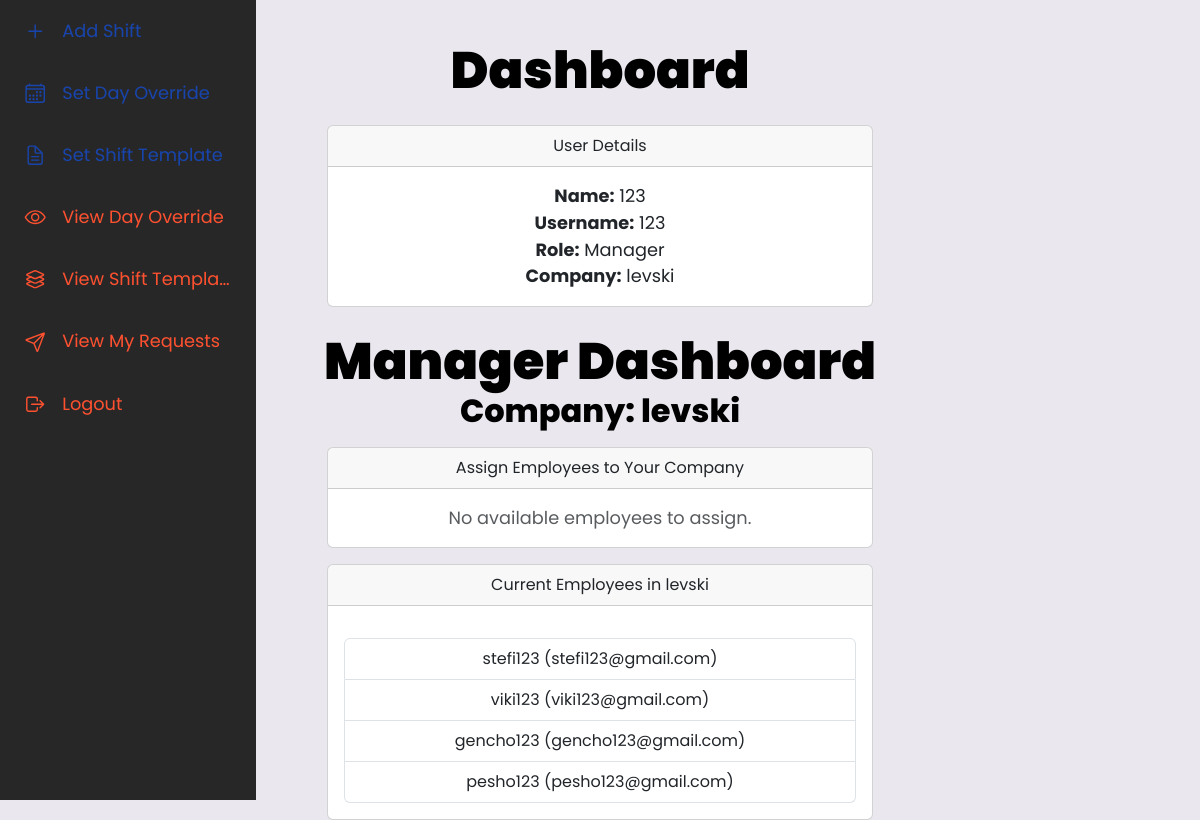
The page /dashboard (signed in) on the database as committed earlier.
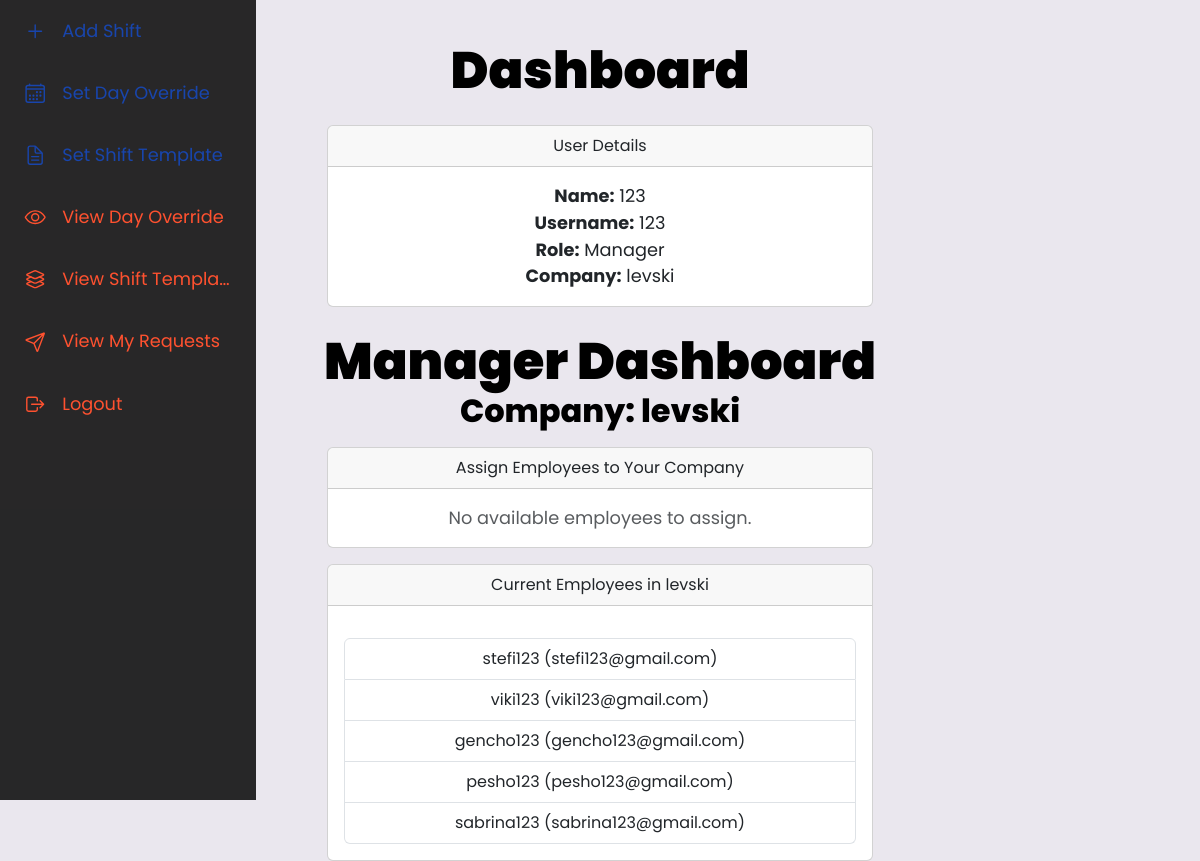
The same page on the database as committed later.
### app.py (models this page shows, shortened)
class Users(db.Model, UserMixin):
    __tablename__ = 'users'
    id = db.Column(db.Integer, primary_key=True)
    username = db.Column(db.String(20), nullable=False, unique=True)
    name = db.Column(db.String(200), nullable=False)
    email = db.Column(db.String(120), nullable=False, unique=True)
    password_hash = db.Column(db.String(128))
    role = db.Column(db.String(20), nullable=False, default='employee')
    _skill = db.Column("skill", db.String(200), nullable=True)  # Internal column for skill
    company_id = db.Column(db.Integer, db.ForeignKey('company.id'), nullable=True)  # Explicit Foreign Key
    company = db.relationship('Company', backref='employees', foreign_keys=[company_id])  # Explicitly set FK
    @property
    def skill(self):
        return self._skill
    @skill.setter
    def skill(self, value):
        if value:
            self._skill = value.capitalize()  # Capitalize the first letter
        else:
            self._skill = value
    @property
    def password(self):
        raise AttributeError('password is not a readable attribute')

class Company(db.Model):
    __tablename__ = 'company'
    id = db.Column(db.Integer, primary_key=True)
    name = db.Column(db.String(200), nullable=False, unique=True)
    manager_id = db.Column(db.Integer, db.ForeignKey('users.id'), nullable=False)
    manager = db.relationship('Users', backref='managed_company', foreign_keys=[manager_id])

### app.py (the view, shortened to what this page needs)
@app.route('/dashboard', methods=['GET', 'POST'])
@login_required
def dashboard():
    company = None
    employees = []
    if current_user.role == 'manager':
        company = Company.query.filter_by(manager_id=current_user.id).first()
        employees = Users.query.filter_by(company_id=None, role='employee').all()
    elif current_user.role == 'employee':
        company = Company.query.get(current_user.company_id)
    return render_template('dashboard.html', company=company, employees=employees)

### app.py (called while the page is built)
@login_manager.user_loader
def load_user(user_id):
	return Users.query.get(int(user_id))

### templates/dashboard.html (shortened to what this page needs)
{% extends 'base.html' %}
{% block content %}
<div class="container animate__animated animate__fadeIn" style="text-align: center; position: relative; z-index: 1;">
    <h2>Dashboard</h2>
    <br/>
    <div class="card user-details" style="width: 50%; margin: 0 auto;">
        <div class="card-header">User Details</div>
        <div class="card-body">
            <p><strong>Name:</strong> {{ current_user.name }}</p>
            <p><strong>Username:</strong> {{ current_user.username }}</p>
            <p><strong>Role:</strong> {{ current_user.role.capitalize() }}</p>
            {% if current_user.role == 'manager' %}
                <p><strong>Company:</strong> {{ company.name if company else "None" }}</p>
            {% elif current_user.role == 'employee' %}
                <p><strong>Company:</strong> {{ current_user.company.name if current_user.company else "None" }}</p>
            {% endif %}
        </div>
    </div>
    {% if current_user.role == 'manager' %}
        <h2 class="mt-4">Manager Dashboard</h2>
        {% if not company %}
            <div class="card mt-4" style="width: 50%; margin: 0 auto;">
                <div class="card-header">Create a Company</div>
                <div class="card-body">
                    <form method="POST">
                        <div class="mb-3">
                            <label for="company_name" class="form-label">Company Name:</label>
                            <input type="text" id="company_name" name="company_name" class="form-control" required>
                        </div>
                        <button type="submit" class="btn btn-primary">Create Company</button>
                    </form>
                </div>
            </div>
        {% else %}
            <h3>Company: {{ company.name }}</h3>
            <div class="card mt-3" style="width: 50%; margin: 0 auto;">
                <div class="card-header">Assign Employees to Your Company</div>
                <div class="card-body">
                    {% if employees %}
                        <form method="POST">
                            <label for="employee_id">Select Employee:</label>
                            <select name="employee_id" class="form-select">
                                {% for employee in employees %}
                                    <option value="{{ employee.id }}">{{ employee.name }}</option>
                                {% endfor %}
                            </select>
                            <button type="submit" class="btn btn-success mt-2">Add Employee</button>
                        </form>
                    {% else %}
                        <p class="text-muted">No available employees to assign.</p>
                    {% endif %}
                </div>
            </div>
            <div class="card mt-3" style="width: 50%; margin: 0 auto;">
                <div class="card-header">Current Employees in {{ company.name }}</div>
                <div class="card-body">
                    {% if company.employees %}
                        <ul class="list-group">
                            {% for employee in company.employees %}
                                <li class="list-group-item">{{ employee.name }} ({{ employee.email }})</li>
                            {% endfor %}
                        </ul>
                    {% else %}
                        <p class="text-muted">No employees assigned yet.</p>
                    {% endif %}
                </div>
            </div>
        {% endif %}
    {% endif %}
</div>
{% endblock %}

### templates/base.html (shortened to what this page needs)
<!doctype html>
<html lang="en">
  <head>
    <link href="https://cdn.jsdelivr.net/npm/bootstrap@5.3.3/dist/css/bootstrap.min.css" rel="stylesheet">
    <link rel="stylesheet" href="{{ url_for('static', filename='css/styles.css') }}">
    <link rel="stylesheet" href="https://cdnjs.cloudflare.com/ajax/libs/animate.css/4.1.1/animate.min.css">
    <link rel="stylesheet" href="{{ url_for('static', filename='css/animations.css') }}">
  </head>
  <body>
    {% include 'navbar.html' %}
  	<br/>
  	<div class="container mt-3">
        <div class="row">
            <div class="col-md-12">
                {% block content %}
                {% endblock %}
            </div>
        </div>
    </div>
  </body>
</html>

### templates/navbar.html (shortened to what this page needs)
<!DOCTYPE html>
<html lang="en" >
<head>
<link rel='stylesheet' href='https://fonts.googleapis.com/css2?family=Material+Icons+Round'><link rel="stylesheet" href="{{ url_for('static', filename='css/style.css') }}">
</head>
<body>
<nav id="navbar" style="background: rgba(0, 0, 0, 0.83);">
  <ul class="navbar-items flexbox-col">
    {% if request.endpoint != 'add_shift' %}
    <li class="navbar-item flexbox-left">
      <a class="navbar-item-inner flexbox-left" href="{{ url_for('add_shift') }}">
        <div class="navbar-item-inner-icon-wrapper flexbox">
          <ion-icon name="add-outline" style="color: #1845ad;"></ion-icon>
        </div>
        <span class="link-text" style="color: #1845ad;">Add Shift</span>
      </a>
    </li>
    {% endif %}
    {% if request.endpoint != 'set_day_override' %}
    <li class="navbar-item flexbox-left">
      <a class="navbar-item-inner flexbox-left" href="{{ url_for('set_day_override') }}">
        <div class="navbar-item-inner-icon-wrapper flexbox">
          <ion-icon name="calendar-outline" style="color: #1845ad;"></ion-icon>
        </div>
        <span class="link-text" style="color: #1845ad;">Set Day Override</span>
      </a>
    </li>
    {% endif %}
    {% if request.endpoint != 'set_shift_template' %}
    <li class="navbar-item flexbox-left">
      <a class="navbar-item-inner flexbox-left" href="{{ url_for('set_shift_template') }}">
        <div class="navbar-item-inner-icon-wrapper flexbox">
          <ion-icon name="document-text-outline" style="color: #1845ad;"></ion-icon>
        </div>
        <span class="link-text" style="color: #1845ad;">Set Shift Template</span>
      </a>
    </li>
    {% endif %}
    {% if request.endpoint != 'view_day_overrides' %}
    <li class="navbar-item flexbox-left">
      <a class="navbar-item-inner flexbox-left" href="{{ url_for('view_day_overrides') }}">
        <div class="navbar-item-inner-icon-wrapper flexbox">
          <ion-icon name="eye-outline" style="color: #ff512f;"></ion-icon>
        </div>
        <span class="link-text" style="color: #ff512f;">View Day Override</span>
      </a>
    </li>
    {% endif %}
    {% if request.endpoint != 'view_shift_templates' %}
    <li class="navbar-item flexbox-left">
      <a class="navbar-item-inner flexbox-left" href="{{ url_for('view_shift_templates') }}">
        <div class="navbar-item-inner-icon-wrapper flexbox">
          <ion-icon name="layers-outline" style="color: #ff512f;"></ion-icon>
        </div>
        <span class="link-text" style="color: #ff512f;">View Shift Template</span>
      </a>
    </li>
    {% endif %}
    {% if request.endpoint != 'requests' %}
    <li class="navbar-item flexbox-left">
      <a class="navbar-item-inner flexbox-left" href="{{ url_for('requests') }}">
        <div class="navbar-item-inner-icon-wrapper flexbox">
          <ion-icon name="paper-plane-outline" style="color: #ff512f;"></ion-icon>
        </div>
        <span class="link-text" style="color: #ff512f;">View My Requests</span>
      </a>
    </li>
    {% endif %}
  </ul>
  <ul class="navbar-items flexbox-col">
    <li class="navbar-item flexbox-left">
      {% if current_user.is_authenticated %}
      <a class="navbar-item-inner flexbox-left" href="{{ url_for('logout') }}">
        <div class="navbar-item-inner-icon-wrapper flexbox">
          <ion-icon name="log-out-outline" style="color: #ff512f;"></ion-icon>
        </div>
        <span class="link-text" style="color: #ff512f;">Logout</span>
      </a>
      {% endif %}
    </li>
  </ul>
</nav>
</body>
</html>

### static/css/styles.css (style rules this page uses)
body, html { height: 100%; margin: 0; font-family: Arial, Helvetica, sans-serif; overflow: hidden; }

### static/css/style.css (style rules this page uses)
:root { --primary: 237, 94%, 81%; --background: 266, 16%, 92%; --background-secondary: 256, 12%, 12%; --background-secondary-dark: 256, 10%, 10%; --background-secondary-light: 257, 11%, 16%; --text-primary: 0, 0%, 0%; --black: 0, 0%, 0%; --white: 0, 0%, 100%; --quite-gray: 0, 0%, 50%; --grooble: 10, 28%, 93%; --heading-large: 5.6rem; --heading-medium: 3.6rem; --heading-small: 2.4rem; --paragraph: 1.11rem; --navbar-buttons: 2.4rem; --transition-main: .175, .685, .32; --font-main: "Poppins"; }
*, *::before, *::after { box-sizing: inherit; }
html, body { margin: 0; width: 100%; color: hsl(var(--text-primary)); font-family: var(--font-main); background-color: hsl(var(--background)); -webkit-font-smoothing: antialiased; scroll-behavior: smooth; box-sizing: border-box; }
h1, h2, h3, h4, h5, h6 { margin: 0; }
h2 { font-size: var(--heading-medium); }
h3 { font-size: var(--heading-small); }
h1, h2 { font-weight: 900; }
h3, h4, h5, h6 { font-weight: 800; }
p { margin: 0; font-size: var(--paragraph); }
a { color: hsla(var(--primary), 1); font-size: var(--paragraph); text-decoration: underline; }
ul, ol { margin: 1em 0; }
.flexbox { display: flex; justify-content: center; align-items: center; }
.flexbox-left { display: flex; justify-content: flex-start; align-items: center; }
.flexbox-col { display: flex; justify-content: center; flex-direction: column; align-items: center; }
#navbar { top: 0; padding: 0; width: 5em; height: 100vh; position: fixed; background-color: hsl(var(--background-secondary)); transition: width .35s cubic-bezier(var(--transition-main), 1); overflow-y: auto; overflow-x: hidden; }
.navbar-items { margin: 0; padding: 0; list-style-type: none; }
.navbar-item { padding: 0 .5em; width: 100%; cursor: pointer; }
.navbar-item-inner { padding: 1em 0; width: 100%; position: relative; color: hsl(var(--quite-gray)); border-radius: .25em; text-decoration: none; transition: all .2s cubic-bezier(var(--transition-main), 1); }
.navbar-item-inner-icon-wrapper { width: calc(5rem - 1em - 8px); position: relative; }
.navbar-item-inner-icon-wrapper ion-icon { position: absolute; font-size: calc(var(--navbar-buttons) - 1rem); }
.link-text { margin: 0; width: 0; text-overflow: ellipsis; white-space: nowrap; transition: all .35s cubic-bezier(var(--transition-main), 1); overflow: hidden; opacity: 0; }
@media only screen and (max-width: 1660px) { :root { --heading-large: 5.4rem; --heading-medium: 3.4rem; --heading-small: 2.2rem; } }
@media only screen and (max-width: 1456px) { :root { --heading-large: 5.2rem; --heading-medium: 3.2rem; --heading-small: 2rem; } }

### templates/base.html (style rules this page uses)
body { background-color: white; color: #7D6E83; }

Rows that differ between the two databases and show on the page:
added Users: name "sabrina123", email "sabrina123@gmail.com"
